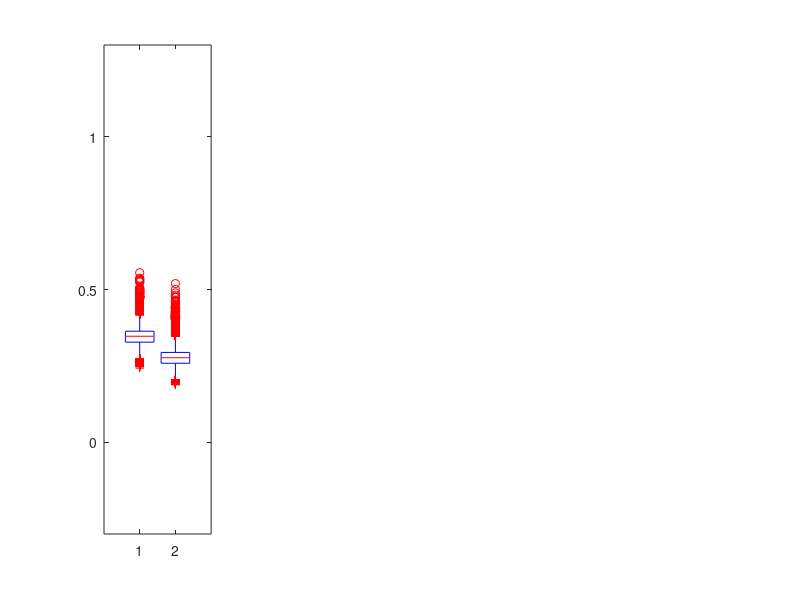

Reproduce this figure in MATLAB. (Note: this script raises an error after producing the figure.)

MM = [ 2, 3, 8, 20, nan ] ;
fun = {'Liu','Homma','Sobol','Morris'};
Nfun = length(fun)  ;

% % CODE TO LOAD DATA FROM AB.pawn.xlsx FILE GENERATE BUY PUY ET AL CODE
% TAKES A WHILE TO RUN. SKIP AND DIRECTLY LOAD THE .mat FILES IF AVAILABLE 
%
% k = 16384 ;
% ini = nan(size(MM)) ;
% ini(1) = 2 ; % row where first data is
% for i=2:Nfun+1
%     ini(i) = ini(i-1)+k*MM(i-1) ;
% end
% for i = 1:Nfun ;
% 
% M = MM(i) ;
% N = xlsread('AB.pawn.xlsx',[ 'C' num2str(ini(i)) ':C' num2str(ini(i+1)-1) ]);
% n = xlsread('AB.pawn.xlsx',[ 'D' num2str(ini(i)) ':D' num2str(ini(i+1)-1) ]);
% S = xlsread('AB.pawn.xlsx',[ 'H' num2str(ini(i)) ':H' num2str(ini(i+1)-1) ]);
% S = reshape(S,k,M) ;
% N = reshape(N,k,M) ;
% n = reshape(n,k,M) ;
% 
% eval(['N_' fun{i} ' =N(:,1);'])
% eval(['n_' fun{i} ' =n(:,1);'])
% eval(['S_' fun{i} ' =S;'])
%
% end

load all % workspace saved from previous Matlab session 
% where the above code was run to generate matlab structures

% Reproduce second row of Figure 2 in the paper (boxplots of PAWN indices
% when varying tuning parameters n,N)
figure(1)
sh = 0.01 ;
dx = (1-0.1*2-sh*(Nfun-1))/(sum(MM(1:end-1)));
Dx = dx.*MM(1:end-1)'       ;
dy = 1-0.1*2 ;
Dy = dy*ones(Nfun,1)        ;
pos_x = nan(Nfun,1); pos_x(1) = 0.1 ; for i=2:Nfun; pos_x(i)=pos_x(i-1)+Dx(i-1)+sh; end
pos_y = 1-0.1-Dy ;
h_pos = [pos_x , pos_y, Dx, Dy ] ;
for i = 1:Nfun ; 
    eval(['N=N_' fun{i} ';'])
    eval(['n=n_' fun{i} ';'])
    eval(['S=S_' fun{i} ';'])
    h = subplot(1,Nfun,i);
    boxplot( S ); set(gca,'YLim',[-0.3,1.3],'XLim',[0,MM(i)+1])
    h.Position = h_pos(i,:); 
    set(gca,'YTick',[0,0.5,1]); title(fun{i})
    if i == 1 ; ylabel('PAWN'); else set(gca,'YTickLabel',{}); end
    xlabel('inputs')    
end

% Generate Figure B in our Review
%
% Define threshols above which index values of first input factor X1
% are taken as 'outliers' (one threshold for each benchmark function) 
S_ul = [ 0.41, 0.53, 0.57, 0.21 ] ;
figure(2) % Figure B
tmp = unique(n) ;
for i = 1:Nfun ;  
    eval(['N=N_' fun{i} ';'])
    eval(['n=n_' fun{i} ';'])
    eval(['S=S_' fun{i} ';'])
    % Determine values of tuning parameters (n,N) that generated outliers:
    idx = S(:,1)>S_ul(i); 
    % Plot:
    subplot(1,Nfun,i); title(fun{i})
    for j=1:length(tmp); plot([tmp(j),tmp(j)],[min(N),max(N)],'k'); hold on; end
    plot(n(idx),N(idx),'xr');
    axis([min(n)-1,max(n)+1,0,max(N)+min(N)])
    if i == 1 ; ylabel('N'); else set(gca,'YTickLabel',{}); end
    xlabel('n')  
end


% Generate Figure C in our Review
%
Nc_min = [ 50, 80 ] ;
Nt = length(Nc_min) ;
sh = 0.01 ;
sv = 0.05 ; 
dx = (1-0.1*2-sh*(Nfun-1))/(sum(MM(1:end-1)));
Dx = dx.*MM(1:end-1)'       ;
dy = (1-0.1*2-sv*(Nt-1))/Nt ;
Dy = dy*ones(Nfun,1)        ;
pos_x = nan(Nfun,1); pos_x(1) = 0.1 ; for i=2:Nfun; pos_x(i)=pos_x(i-1)+Dx(i-1)+sh; end
pos_y = nan(1,Nt)  ; pos_y(1) = 1-0.1-Dy(1); for i=2:Nt;   pos_y(i)=pos_y(i-1)-Dy(i)-sv  ; end; 
tmp = repmat(pos_y,Nfun,1) ;
h_pos = [repmat(pos_x,Nt,1) , tmp(:), repmat(Dx,Nt,1), repmat(Dy,Nt,1) ] ;
k = 1 ;
figure(3)
for j = 1:Nt    
    for i = 1:Nfun ;
        eval(['N=N_' fun{i} ';'])
        eval(['n=n_' fun{i} ';'])
        eval(['S=S_' fun{i} ';'])       
        figure(3)
        h = subplot(length(Nc_min),Nfun,k);
        boxplot( S( N./n>Nc_min(j) ,:) ); set(gca,'YLim',[-0.3,1.3],'XLim',[0,MM(i)+1])
        h.Position = h_pos(k,:);
        set(gca,'YTick',[0,0.5,1]);
        k=k+1;        
        if i == 1 ; ylabel('PAWN'); else set(gca,'YTickLabel',{}); end
        if j == Nt; xlabel('inputs'); else set(gca,'XTickLabel',{}); end
        if i == 3 ; title(['Use only ' num2str(sum(N./n>Nc_min(j))) ' experiments where N_c = N/n > ' num2str(Nc_min(j)) ]) ; end        
    end
end







